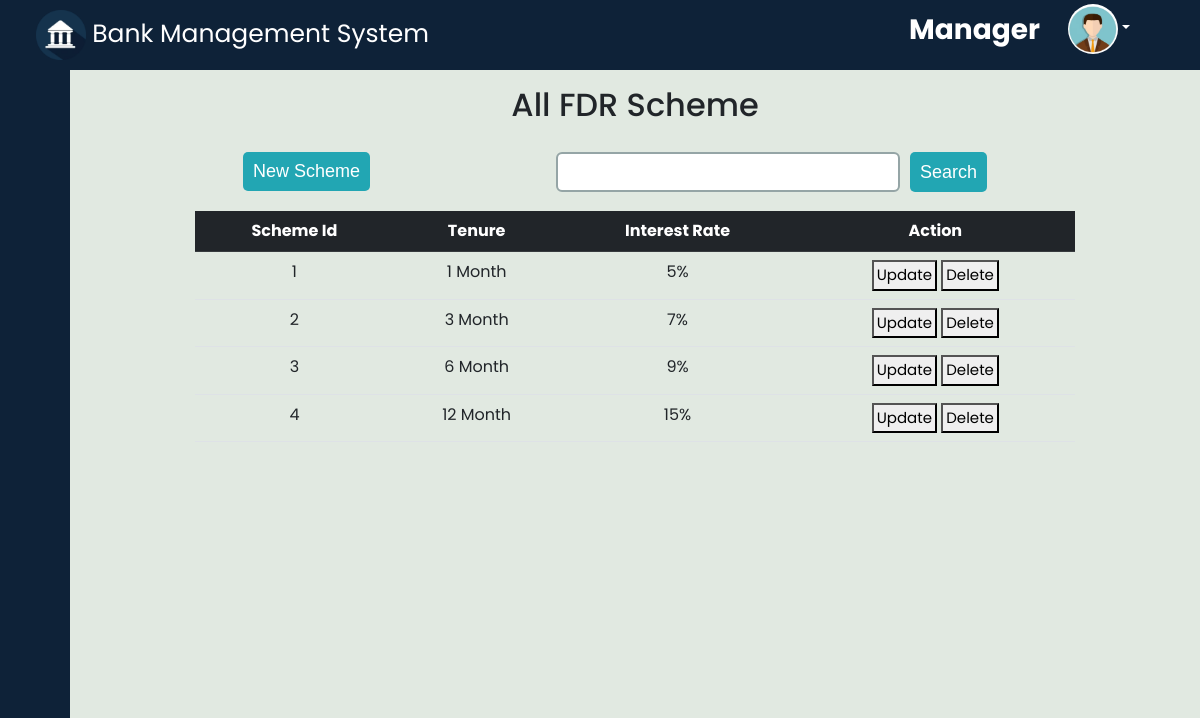
The page /manager/fdr_scheme.php (signed in) on the database its author committed.
### tables this page shows
CREATE TABLE `fdr_scheme` (
  `scheme_id` int(11) NOT NULL,
  `tenure` int(11) DEFAULT NULL,
  `interest_rate` float DEFAULT NULL
);

### manager/fdr_scheme.php (the view, shortened to what this page needs)
<!DOCTYPE html>
<html lang="en">
<head>
</head>
<?php
include "../database.php";
$search = "";
$query_fdr = "select * from fdr_scheme where scheme_id like '%$search%' or tenure like '%$search%'";
$table_fdr = mysqli_query($con, $query_fdr);
?>
<body>
    <div>
        <?php include "manager_header.php" ?>
    </div>
    <div class="d-flex">
        <div>
            <?php include "manager_sidebar.php" ?>
        </div>
        <div class="main">
            <div class="cnt">
                <h2 class="d-flex justify-content-center mt-3">All FDR Scheme</h2>
                <div class="d-flex hdiv">
                    <div class="new">
                        <a href="add_fdr_scheme.php"><button>New Scheme</button></a>
                    </div>
                    <div class="searchdiv d-flex">
                        <form action="" method="post">
                            <div class="d-flex">
                                <input class="form-control fc" style=" border: 2px solid #95a5a6;" type="text" name="searchinput" id="">
                                <input class="btnn" type="submit" value="Search" name="searchbtn" id="">
                            </div>
                        </form>
                    </div>
                </div>
                <div class="container">
                    <table class="table table-hover text-center">
                        <tr class="table-dark">
                            <th>Scheme Id</th>
                            <th>Tenure</th>
                            <th>Interest Rate</th>
                            <th>Action</th>
                        </tr>
                        <?php
                        while ($row = mysqli_fetch_assoc($table_fdr)) {
                        ?>
                            <tr>
                                <td><?php echo $row['scheme_id'] ?></td>
                                <td><?php echo $row['tenure'] . " Month" ?></td>
                                <td><?php echo $row['interest_rate'] . "%" ?></td>
                                <td>
                                    <a href="update_fdr_scheme.php?scheme_id=<?php echo $row['scheme_id'] ?>"><button>Update</button></a>
                                    <a href="delete_fdr_scheme.php?scheme_id=<?php echo $row['scheme_id'] ?>"><button onclick="return checkdelete()">Delete</button></a>
                                </td>
                            </tr>
                        <?php } ?>
                    </table>
                </div>
            </div>
        </div>
    </div>
</body>
</html>

### manager/fdr_scheme.php (style rules this page uses)
a button { padding: 2px 3px; font-size: 15px; }
.main { background-color: #e1e9e1; display: flex; justify-content: center; }
.cnt { width: 80%; }
.new { margin-bottom: 20px; margin-top: 20px; margin-left: 60px; }
.new button { padding: 6px 10px; background-color: #22a6b3; border: none; border-radius: 5px; color: white; font-size: 18px; font-family: Arial, Helvetica, sans-serif; }
.hdiv { position: relative; }
.searchdiv { margin-top: 20px; margin-bottom: 10px; position: absolute; right: 100px; }
.btnn { margin-left: 10px; padding: 6px 10px; background-color: #22a6b3; border: none; border-radius: 5px; color: white; font-size: 18px; font-family: Arial, Helvetica, sans-serif; }

### manager/manager_header.php (style rules this page uses)
* { margin: 0; padding: 0; box-sizing: border-box; font-family: 'Poppins', sans-serif; }

### manager/manager_sidebar.php (style rules this page uses)
a { text-decoration: none; }
body { font-family: 'Poppins', sans-serif; }
.main { height: 100vh; overflow: scroll; width: 100%; }

### rows shown on the page
fdr_scheme: scheme_id "1", tenure "1", interest_rate "5"
fdr_scheme: scheme_id "2", tenure "3", interest_rate "7"
fdr_scheme: scheme_id "3", tenure "6", interest_rate "9"
fdr_scheme: scheme_id "4", tenure "12", interest_rate "15"
